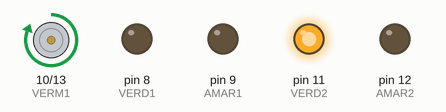
This sketch was run on a simulated Arduino Uno, built with avr-gcc and run on an emulated ATmega328P. Shown: motor-driver pin pairs drawn as motors (green arrow = first pin HIGH = forward, orange = second pin HIGH = backward, longer = more drive), output pins drawn as LEDs (lit = HIGH).

Above: at 1.5 s.
At 4.5 s:
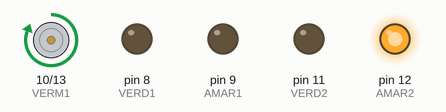
At 7.5 s:
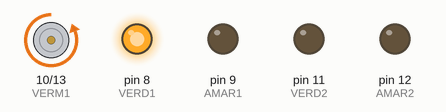
At 10.5 s:
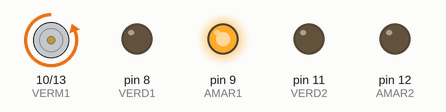
Timing chart, 0 to 15.6 s (numbered marks = the images above):
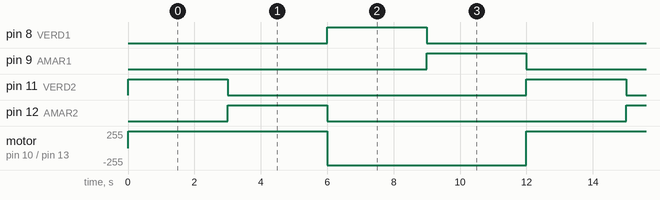

The sketch:

fantabulous_jaban_stantia1.ino
```cpp
// C++ code
//
void setup()
{
  pinMode(10, OUTPUT);//VERM1
  pinMode(9, OUTPUT);//AMAR1
  pinMode(8, OUTPUT);//VERD1
  pinMode(13, OUTPUT);//VERM2
  pinMode(12, OUTPUT);//AMAR2
  pinMode(11, OUTPUT);//VERD2
}

void loop()
{


  digitalWrite(10, HIGH);//VERM1
  digitalWrite(9, LOW);
  digitalWrite(8, LOW);
  digitalWrite(13, LOW);
  digitalWrite(12, LOW);
  digitalWrite(11, HIGH);//VERD2

  delay(3000);

  digitalWrite(10, HIGH);//VERM1
  digitalWrite(9, LOW);
  digitalWrite(8, LOW);
  digitalWrite(13, LOW);
  digitalWrite(12, HIGH); //AMAR2
  digitalWrite(11, LOW);
  delay(3000);

  digitalWrite(10, LOW);
  digitalWrite(9, LOW);
  digitalWrite(8, HIGH);//VERD1
  digitalWrite(13, HIGH);//VERM2
  digitalWrite(12, LOW);
  digitalWrite(11, LOW);
  delay(3000);

  digitalWrite(10, LOW);
  digitalWrite(9, HIGH); //AMAR1
  digitalWrite(8, LOW);
  digitalWrite(13, HIGH);//VERM2
  digitalWrite(12, LOW);
  digitalWrite(11, LOW);
  delay(3000);
}
```

Measured:
- by itself, pin 8 (VERD1), pin 9 (AMAR1), pin 11 (VERD2), pin 12 (AMAR2): alternates HIGH for 3.0 s and LOW for 9.0 s
- by itself, motor on pin 10 (VERM1) / pin 13 (VERM2): alternates forward 255/255 for 6.0 s and backward 255/255 for 6.0 s
